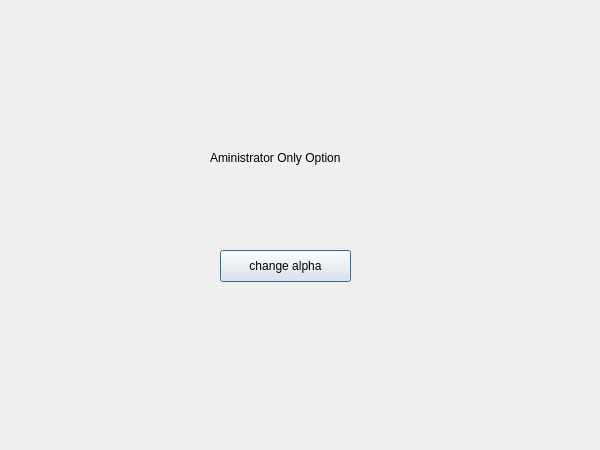
<?xml version="1.0" encoding="UTF-8"?>
<ui version="4.0">
 <class>Aminmainwindows</class>
 <widget class="QDialog" name="Aminmainwindows">
  <property name="geometry">
   <rect>
    <x>0</x>
    <y>0</y>
    <width>600</width>
    <height>450</height>
   </rect>
  </property>
  <property name="windowTitle">
   <string>Dialog</string>
  </property>
  <widget class="QPushButton" name="pushButton">
   <property name="geometry">
    <rect>
     <x>220</x>
     <y>250</y>
     <width>131</width>
     <height>32</height>
    </rect>
   </property>
   <property name="text">
    <string>change alpha</string>
   </property>
  </widget>
  <widget class="QLabel" name="label">
   <property name="geometry">
    <rect>
     <x>210</x>
     <y>150</y>
     <width>181</width>
     <height>16</height>
    </rect>
   </property>
   <property name="text">
    <string>Aministrator Only Option</string>
   </property>
  </widget>
 </widget>
 <resources/>
 <connections/>
</ui>
